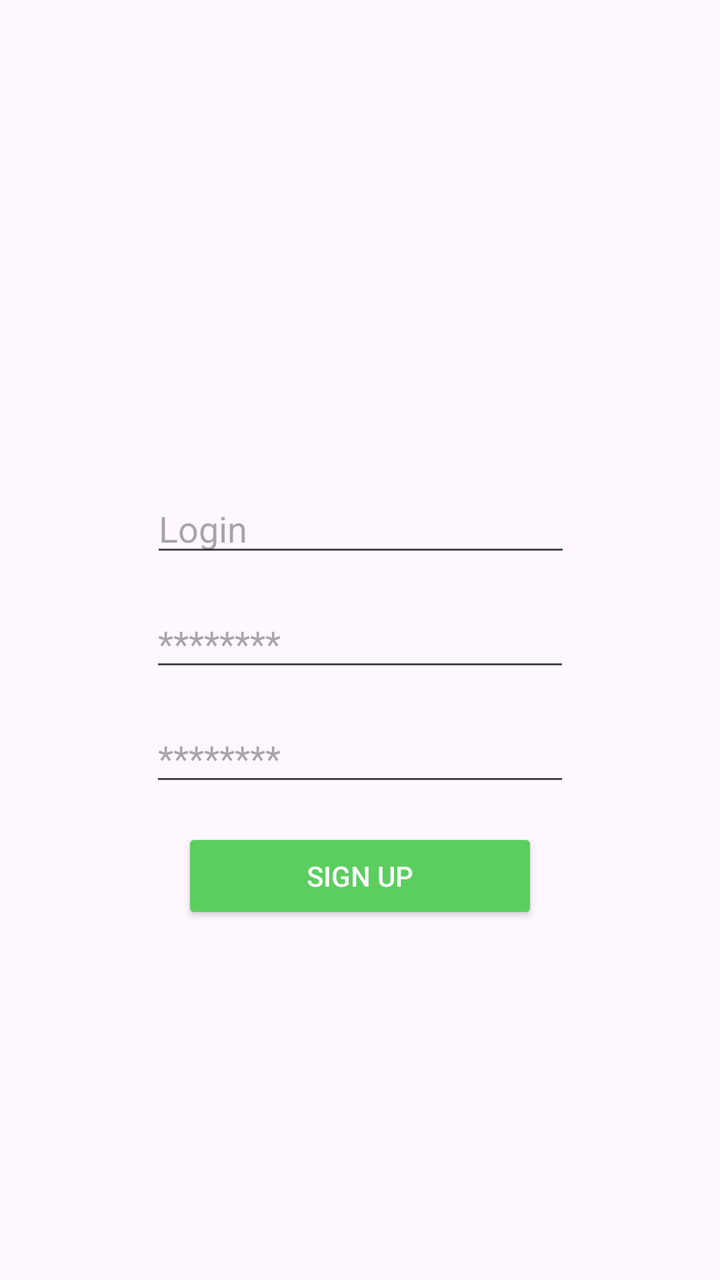
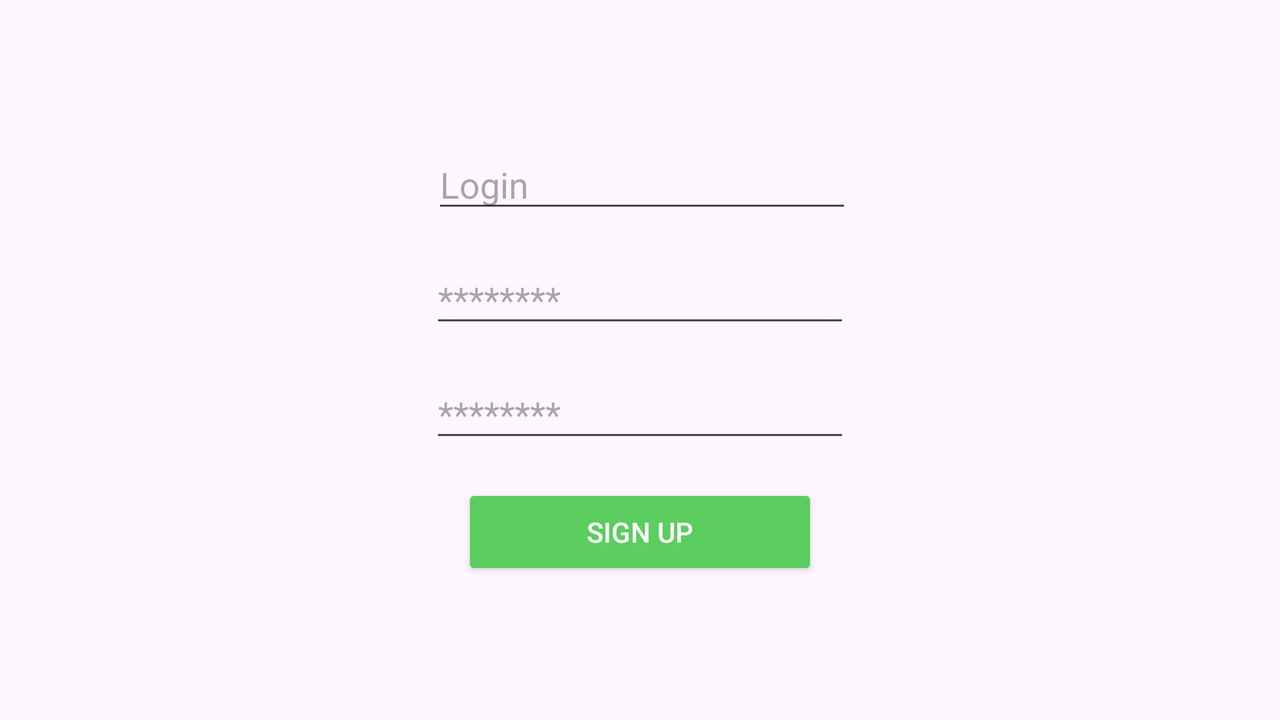

An Android layout and its configuration variant, each rendered on a device that would load it. The default file and the variant file are quoted in full after the pictures.
<!-- AndroidManifest.xml: application theme Theme.PhotoMap -->
<!-- res/layout/fragment_register_layout.xml -->
<?xml version="1.0" encoding="utf-8"?>
<androidx.constraintlayout.widget.ConstraintLayout xmlns:android="http://schemas.android.com/apk/res/android"
    xmlns:app="http://schemas.android.com/apk/res-auto"
    android:layout_width="match_parent"
    android:layout_height="match_parent">

    <EditText
        android:id="@+id/passwordEditText"
        android:layout_width="wrap_content"
        android:layout_height="wrap_content"
        android:ems="10"
        android:hint="@string/password_text"
        android:inputType="textPassword"
        app:layout_constraintBottom_toBottomOf="parent"
        app:layout_constraintEnd_toEndOf="parent"
        app:layout_constraintStart_toStartOf="parent"
        app:layout_constraintTop_toTopOf="parent" />

    <EditText
        android:id="@+id/repeatPasswordEditText"
        android:layout_width="wrap_content"
        android:layout_height="wrap_content"
        android:layout_marginTop="16dp"
        android:ems="10"
        android:hint="@string/password_text"
        android:inputType="textPassword"
        app:layout_constraintEnd_toEndOf="parent"
        app:layout_constraintStart_toStartOf="parent"
        app:layout_constraintTop_toBottomOf="@+id/passwordEditText" />

    <EditText
        android:id="@+id/loginEditText"
        android:layout_width="wrap_content"
        android:layout_height="wrap_content"
        android:layout_marginBottom="16dp"
        android:ems="10"
        android:hint="@string/login_text"
        android:inputType="text"
        app:layout_constraintBottom_toTopOf="@+id/passwordEditText"
        app:layout_constraintEnd_toEndOf="parent"
        app:layout_constraintHorizontal_bias="0.502"
        app:layout_constraintStart_toStartOf="parent" />

    <Button
        android:id="@+id/registerButton"
        android:layout_width="0dp"
        android:layout_height="wrap_content"
        android:layout_marginStart="16dp"
        android:layout_marginTop="16dp"
        android:layout_marginEnd="16dp"
        android:backgroundTint="?attr/mainBackground"
        android:text="@string/register_button"
        android:textColor="@color/white"
        app:layout_constraintEnd_toEndOf="@+id/repeatPasswordEditText"
        app:layout_constraintHorizontal_bias="0.0"
        app:layout_constraintStart_toStartOf="@+id/repeatPasswordEditText"
        app:layout_constraintTop_toBottomOf="@+id/repeatPasswordEditText" />

    <TextView
        android:id="@+id/error"
        android:layout_width="wrap_content"
        android:layout_height="wrap_content"
        android:layout_marginTop="16dp"
        android:textColor="?attr/errorColor"
        android:visibility="gone"
        android:textSize="16sp"
        app:layout_constraintEnd_toEndOf="parent"
        app:layout_constraintStart_toStartOf="parent"
        app:layout_constraintTop_toBottomOf="@+id/registerButton" />

    <TextView
        android:id="@+id/success"
        android:layout_width="wrap_content"
        android:layout_height="wrap_content"
        android:layout_marginTop="16dp"
        android:textColor="?attr/mainBackground"
        android:visibility="gone"
        android:textSize="16sp"
        app:layout_constraintEnd_toEndOf="parent"
        app:layout_constraintStart_toStartOf="parent"
        app:layout_constraintTop_toBottomOf="@+id/registerButton" />
</androidx.constraintlayout.widget.ConstraintLayout>
<!-- resources referenced by this layout -->
<resources>
  <color name="white">#FFFFFFFF</color>
  <string name="login_text">Login</string>
  <string name="password_text">********</string>
  <string name="register_button">Sign Up</string>
  <style name="Theme.PhotoMap" parent="Base.Theme.PhotoMap" />
  <style name="Base.Theme.PhotoMap" parent="Theme.Material3.DayNight.NoActionBar">
          <item name="android:statusBarColor">@color/light_green</item>
          <item name="mainBackground">@color/light_green</item>
          <item name="errorColor">@color/light_red</item>
      </style>
  <color name="light_green">#5BCE5F</color>
  <color name="light_red">#CC2A1D</color>
</resources>
<!-- res/layout-land/fragment_register_layout.xml (the author's variant of the layout above) -->
<!-- drawn on the phone turned sideways -->
<?xml version="1.0" encoding="utf-8"?>
<androidx.constraintlayout.widget.ConstraintLayout xmlns:android="http://schemas.android.com/apk/res/android"
    xmlns:app="http://schemas.android.com/apk/res-auto"
    android:layout_width="match_parent"
    android:layout_height="match_parent">

    <EditText
        android:id="@+id/passwordEditText"
        android:layout_width="wrap_content"
        android:layout_height="wrap_content"
        android:layout_marginBottom="64dp"
        android:ems="10"
        android:hint="@string/password_text"
        android:inputType="textPassword"
        app:layout_constraintBottom_toBottomOf="parent"
        app:layout_constraintEnd_toEndOf="parent"
        app:layout_constraintStart_toStartOf="parent"
        app:layout_constraintTop_toTopOf="parent" />

    <EditText
        android:id="@+id/repeatPasswordEditText"
        android:layout_width="wrap_content"
        android:layout_height="wrap_content"
        android:layout_marginTop="16dp"
        android:ems="10"
        android:hint="@string/password_text"
        android:inputType="textPassword"
        app:layout_constraintEnd_toEndOf="parent"
        app:layout_constraintStart_toStartOf="parent"
        app:layout_constraintTop_toBottomOf="@+id/passwordEditText" />

    <EditText
        android:id="@+id/loginEditText"
        android:layout_width="wrap_content"
        android:layout_height="wrap_content"
        android:layout_marginBottom="16dp"
        android:ems="10"
        android:hint="@string/login_text"
        android:inputType="text"
        app:layout_constraintBottom_toTopOf="@+id/passwordEditText"
        app:layout_constraintEnd_toEndOf="parent"
        app:layout_constraintHorizontal_bias="0.502"
        app:layout_constraintStart_toStartOf="parent" />

    <Button
        android:id="@+id/registerButton"
        android:layout_width="0dp"
        android:layout_height="wrap_content"
        android:layout_marginStart="16dp"
        android:layout_marginTop="16dp"
        android:layout_marginEnd="16dp"
        android:backgroundTint="?attr/mainBackground"
        android:text="@string/register_button"
        android:textColor="@color/white"
        app:layout_constraintEnd_toEndOf="@+id/repeatPasswordEditText"
        app:layout_constraintHorizontal_bias="0.0"
        app:layout_constraintStart_toStartOf="@+id/repeatPasswordEditText"
        app:layout_constraintTop_toBottomOf="@+id/repeatPasswordEditText" />
</androidx.constraintlayout.widget.ConstraintLayout>
